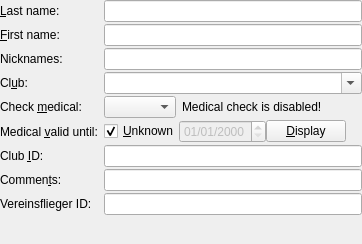
<?xml version="1.0" encoding="UTF-8"?>
<ui version="4.0">
 <class>PersonEditorPaneClass</class>
 <widget class="QWidget" name="PersonEditorPaneClass">
  <property name="geometry">
   <rect>
    <x>0</x>
    <y>0</y>
    <width>362</width>
    <height>244</height>
   </rect>
  </property>
  <property name="windowTitle">
   <string>PersonEditorPane</string>
  </property>
  <layout class="QGridLayout" name="gridLayout">
   <property name="verticalSpacing">
    <number>2</number>
   </property>
   <property name="margin" stdset="0">
    <number>0</number>
   </property>
   <item row="9" column="1">
    <widget class="QLineEdit" name="commentsInput"/>
   </item>
   <item row="7" column="0">
    <widget class="QLabel" name="label_4">
     <property name="text">
      <string>Medical &amp;valid until:</string>
     </property>
     <property name="buddy">
      <cstring>medicalValidityInput</cstring>
     </property>
    </widget>
   </item>
   <item row="3" column="1">
    <widget class="QLineEdit" name="nicknameInput">
     <property name="toolTip">
      <string>Separate multiple nicknames by commas</string>
     </property>
    </widget>
   </item>
   <item row="5" column="0">
    <widget class="QLabel" name="label_6">
     <property name="text">
      <string>Check &amp;medical:</string>
     </property>
     <property name="buddy">
      <cstring>checkMedicalInput</cstring>
     </property>
    </widget>
   </item>
   <item row="7" column="1">
    <widget class="QWidget" name="medicalValidityPane" native="true">
     <layout class="QHBoxLayout" name="horizontalLayout_2">
      <property name="spacing">
       <number>0</number>
      </property>
      <property name="margin" stdset="0">
       <number>0</number>
      </property>
      <item>
       <widget class="QCheckBox" name="medicalValidityUnknownCheckbox">
        <property name="text">
         <string>&amp;Unknown</string>
        </property>
        <property name="checked">
         <bool>true</bool>
        </property>
       </widget>
      </item>
      <item>
       <widget class="QDateEdit" name="medicalValidityInput">
        <property name="enabled">
         <bool>false</bool>
        </property>
        <property name="toolTip">
         <string>&lt;html&gt;The last date that this person's medical is valid&lt;/html&gt;</string>
        </property>
        <property name="displayFormat">
         <string>MM/dd/yyyy</string>
        </property>
       </widget>
      </item>
      <item>
       <widget class="QPushButton" name="displayMedicalValidityButton">
        <property name="text">
         <string>&amp;Display</string>
        </property>
       </widget>
      </item>
      <item>
       <spacer name="horizontalSpacer_2">
        <property name="orientation">
         <enum>Qt::Orientation::Horizontal</enum>
        </property>
        <property name="sizeHint" stdset="0">
         <size>
          <width>40</width>
          <height>20</height>
         </size>
        </property>
       </spacer>
      </item>
     </layout>
    </widget>
   </item>
   <item row="12" column="0">
    <spacer name="verticalSpacer">
     <property name="orientation">
      <enum>Qt::Orientation::Vertical</enum>
     </property>
     <property name="sizeHint" stdset="0">
      <size>
       <width>20</width>
       <height>40</height>
      </size>
     </property>
    </spacer>
   </item>
   <item row="3" column="0">
    <widget class="QLabel" name="label_8">
     <property name="text">
      <string>Nicknames:</string>
     </property>
    </widget>
   </item>
   <item row="8" column="0">
    <widget class="QLabel" name="label_7">
     <property name="text">
      <string>Club &amp;ID:</string>
     </property>
     <property name="buddy">
      <cstring>clubIdInput</cstring>
     </property>
    </widget>
   </item>
   <item row="1" column="1">
    <widget class="QLineEdit" name="firstNameInput"/>
   </item>
   <item row="4" column="1">
    <widget class="SkComboBox" name="clubInput">
     <property name="editable">
      <bool>true</bool>
     </property>
     <property name="insertPolicy">
      <enum>QComboBox::InsertPolicy::NoInsert</enum>
     </property>
    </widget>
   </item>
   <item row="5" column="1">
    <widget class="QWidget" name="widget" native="true">
     <layout class="QHBoxLayout" name="horizontalLayout">
      <property name="margin" stdset="0">
       <number>0</number>
      </property>
      <item>
       <widget class="SkComboBox" name="checkMedicalInput">
        <property name="toolTip">
         <string>&lt;html&gt;Check this person's medical validity when creating a new flight&lt;html&gt;</string>
        </property>
       </widget>
      </item>
      <item>
       <widget class="QLabel" name="medicalCheckDisabledLabel">
        <property name="toolTip">
         <string>&lt;html&gt;The global medical check option is disabled. For medicals to be checked, enable the option &quot;Check medicals&quot; in the program settings.&lt;/html&gt;</string>
        </property>
        <property name="text">
         <string>Medical check is disabled!</string>
        </property>
       </widget>
      </item>
      <item>
       <spacer name="horizontalSpacer">
        <property name="orientation">
         <enum>Qt::Orientation::Horizontal</enum>
        </property>
        <property name="sizeHint" stdset="0">
         <size>
          <width>148</width>
          <height>20</height>
         </size>
        </property>
       </spacer>
      </item>
     </layout>
    </widget>
   </item>
   <item row="8" column="1">
    <widget class="QLineEdit" name="clubIdInput">
     <property name="toolTip">
      <string>&lt;html&gt;This field can be used for a member ID or similar.&lt;/html&gt;</string>
     </property>
    </widget>
   </item>
   <item row="1" column="0">
    <widget class="QLabel" name="label_2">
     <property name="text">
      <string>&amp;First name:</string>
     </property>
     <property name="buddy">
      <cstring>firstNameInput</cstring>
     </property>
    </widget>
   </item>
   <item row="4" column="0">
    <widget class="QLabel" name="label_3">
     <property name="text">
      <string>Cl&amp;ub:</string>
     </property>
     <property name="buddy">
      <cstring>clubInput</cstring>
     </property>
    </widget>
   </item>
   <item row="9" column="0">
    <widget class="QLabel" name="label_5">
     <property name="text">
      <string>Commen&amp;ts:</string>
     </property>
     <property name="buddy">
      <cstring>commentsInput</cstring>
     </property>
    </widget>
   </item>
   <item row="0" column="1">
    <widget class="QLineEdit" name="lastNameInput"/>
   </item>
   <item row="0" column="0">
    <widget class="QLabel" name="label">
     <property name="text">
      <string>&amp;Last name:</string>
     </property>
     <property name="buddy">
      <cstring>lastNameInput</cstring>
     </property>
    </widget>
   </item>
   <item row="10" column="0">
    <widget class="QLabel" name="label_9">
     <property name="text">
      <string>Vereinsflieger ID:</string>
     </property>
     <property name="buddy">
      <cstring>vfidInput</cstring>
     </property>
    </widget>
   </item>
   <item row="10" column="1">
    <widget class="QLineEdit" name="vfidInput"/>
   </item>
  </layout>
 </widget>
 <layoutdefault spacing="6" margin="11"/>
 <customwidgets>
  <customwidget>
   <class>SkComboBox</class>
   <extends>QComboBox</extends>
   <header>src/gui/widgets/SkComboBox.h</header>
  </customwidget>
 </customwidgets>
 <tabstops>
  <tabstop>lastNameInput</tabstop>
  <tabstop>firstNameInput</tabstop>
  <tabstop>clubInput</tabstop>
  <tabstop>checkMedicalInput</tabstop>
  <tabstop>medicalValidityUnknownCheckbox</tabstop>
  <tabstop>medicalValidityInput</tabstop>
  <tabstop>clubIdInput</tabstop>
  <tabstop>commentsInput</tabstop>
 </tabstops>
 <resources/>
 <connections/>
</ui>
